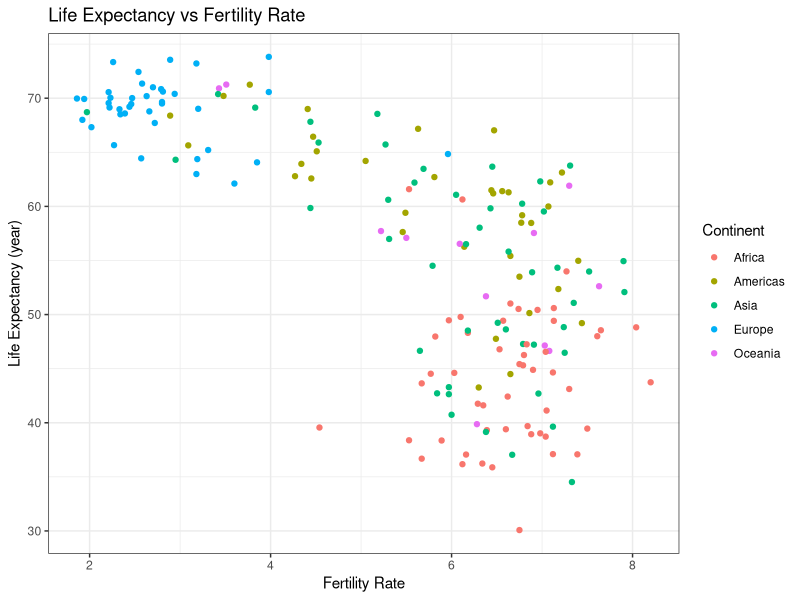
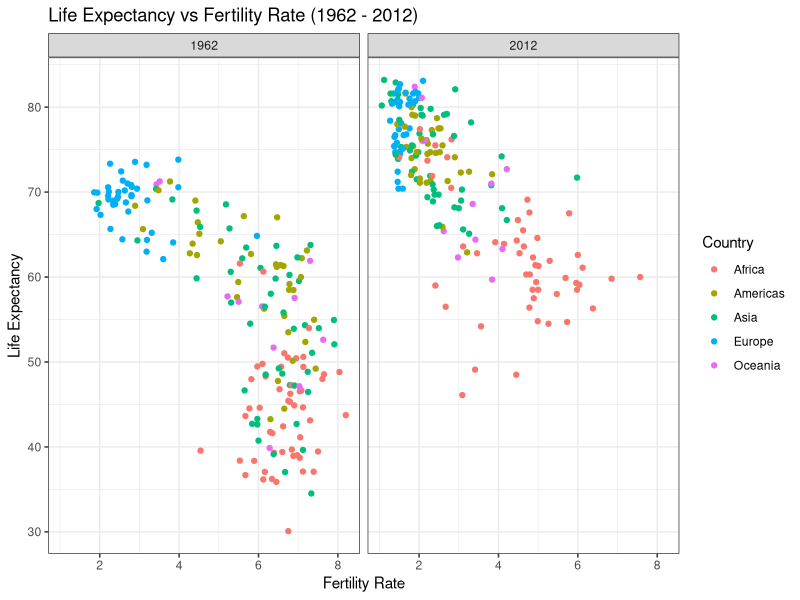
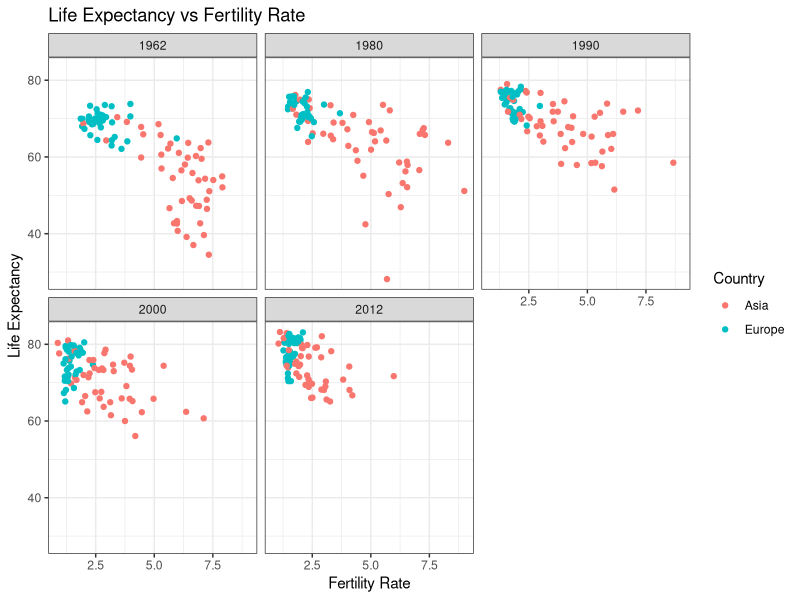
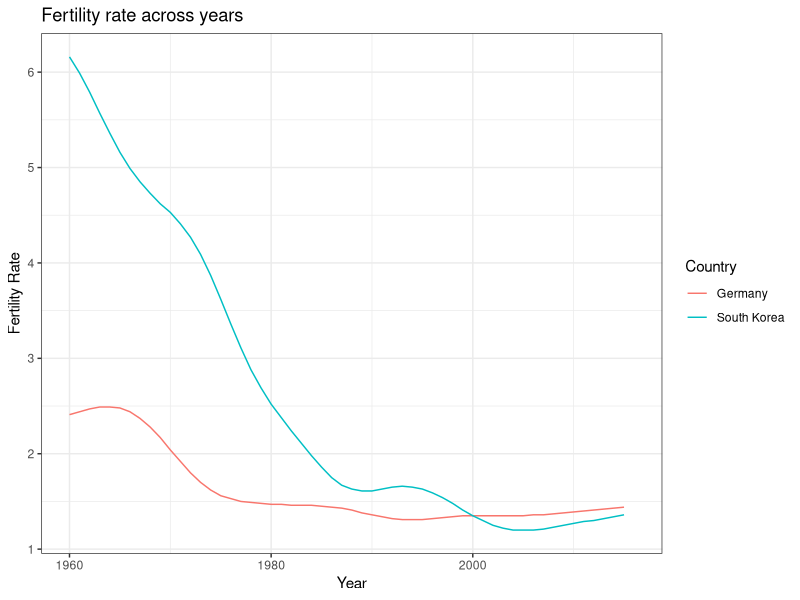
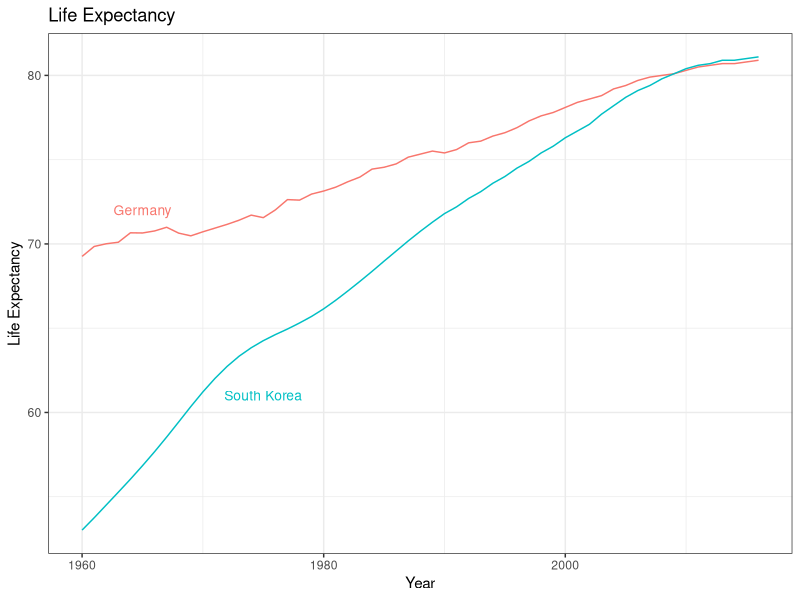
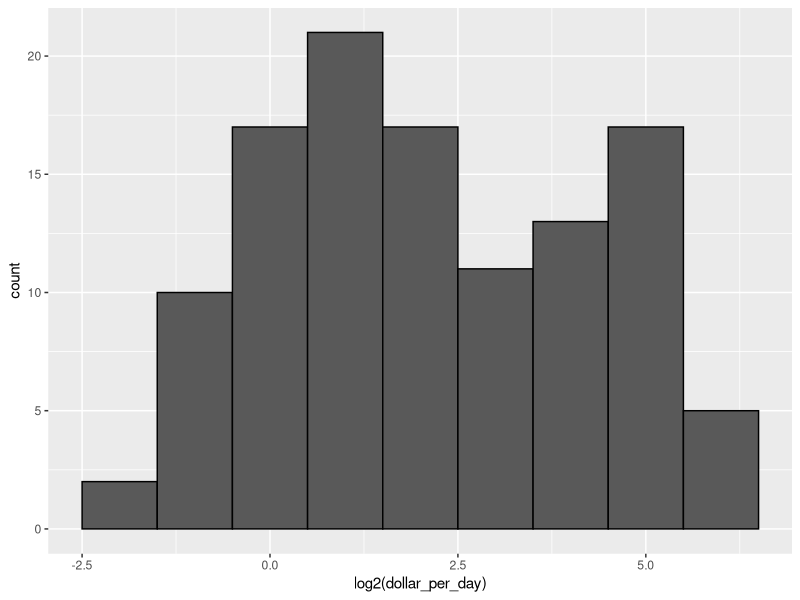
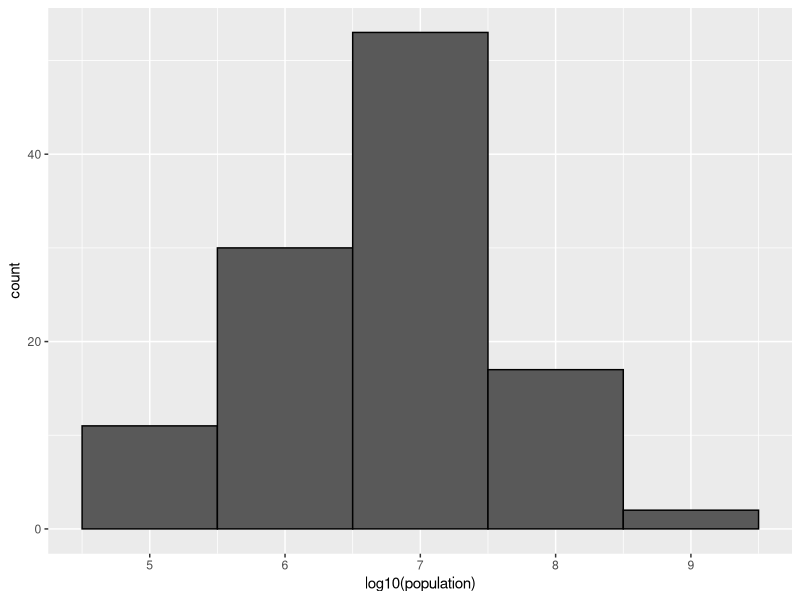
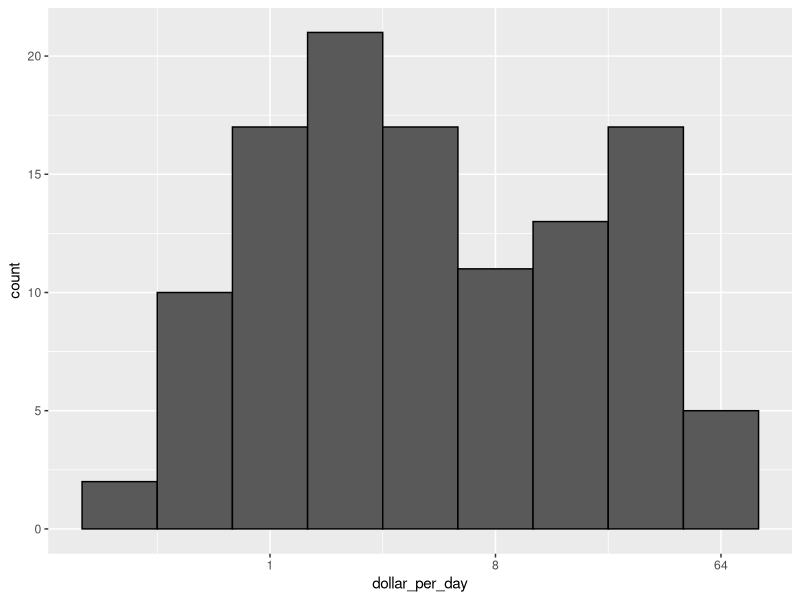

The R script that drew these images, in order:
library(dslabs)
library(tidyverse)

# 1. Gapminder dataset ====

data("gapminder")
table(gapminder$region)

countries <- list(c("Sri Lanka", "Turkey"), 
                  c("Poland", "South Korea"), 
                  c("Malaysia", "Russia"), 
                  c("Pakistan", "Vietnam"), 
                  c("Thailand", "South Africa"))

countries_pair <- function(countries) {
  gapminder %>% filter(year == 2015 & country %in% countries) %>% 
    select(country, infant_mortality)
}

lapply(countries, countries_pair)

# 2. Life expectancy vs Fertility Rate ====

gapminder %>% 
  filter(year == 1962) %>% 
  ggplot(mapping = aes(x = fertility, 
                       y = life_expectancy, 
                       col = continent)) +
  geom_point() + 
  labs(title = "Life Expectancy vs Fertility Rate", 
       x = "Fertility Rate", 
       y = "Life Expectancy (year)") + 
  scale_color_discrete(name = "Continent") +
  theme_bw()

# 3. Faceting ====
 
  # facet_grip(): plots in the same row, one or two variables
gapminder %>% 
  filter(year %in% c(1962, 2012)) %>% 
  ggplot(mapping = aes(x = fertility, 
                       y = life_expectancy, 
                       col = continent)) +
    geom_point() +
    labs(title = "Life Expectancy vs Fertility Rate (1962 - 2012)",
         x = "Fertility Rate",
         y = "Life Expectancy") +
    scale_color_discrete(name = "Country") + 
    facet_grid(.~ year) + # facet_grid(country ~ year) Use one or two variables to classification
    theme_bw()

  # facet_wrap(): plots by rows and columns, 2d sequence of panels, especially for one variable
years <- c(1962, 1980, 1990, 2000, 2012)
continents <- c("Europe", "Asia")

gapminder %>% 
  filter(year %in% years & continent %in% continents) %>% 
  ggplot(mapping = aes(x = fertility,
                       y = life_expectancy, 
                       col = continent)) +
    geom_point() +
    labs(title = "Life Expectancy vs Fertility Rate",
         x = "Fertility Rate",
         y = "Life Expectancy") +
    scale_color_discrete(name = "Country") + 
    facet_wrap(~ year) +
    theme_bw()

# 4. Time Series Plots ====

gapminder %>% 
  filter(country %in% c("South Korea", "Germany")) %>% 
  ggplot(mapping = aes(x = year,
                       y = fertility,
                       col = country)) +
    # geom_point() + 
    geom_line() + 
    labs(title = "Fertility rate across years",
         x = "Year",
         y = "Fertility Rate") + 
    scale_color_discrete(name = "Country") +
    theme_bw()

  # Adding labels instead legends 

labels <- data.frame(country = c("South Korea", "Germany"), 
                     x = c(1975, 1965), 
                     y = c(61, 72))

gapminder %>% 
  filter(country %in% c("South Korea", "Germany")) %>% 
    ggplot(mapping = aes(x = year,
                         y = life_expectancy,
                         col = country)) +
    # geom_point() + 
    geom_line() + 
    labs(title = "Life Expectancy",
         x = "Year",
         y = "Life Expectancy") + 
    geom_text(data = labels, 
              mapping = aes(x = x, 
                            y = y, 
                            label = country), 
              size = 3.5) +
    theme_bw() + 
    theme(legend.position = "none")

# 5. Transformations, Log transformations ====

gapminder <- gapminder %>% 
  mutate(dollar_per_day = gdp/population/365)

gapminder %>% 
  filter(year == 1970, 
         !is.na(dollar_per_day)) %>% 
  ggplot(mapping = aes(x = log2(dollar_per_day))) + 
    geom_histogram(binwidth = 1, 
                   col = "black")

# Using base 2 for example, means that every time a value doubles,
# the log transformation increases by one. The variable scale ranges between few units, example from one to fifty.

# ¿How we choose the base? Depends on the variable scale. In general, we do not recommend using the natural log
# for data exploration and visualization because it's no easy to calculate.

# In base 10, this turns to a range that includes very few integers. The variable scale ranges between thousands to millions.

gapminder %>% 
  filter(year == 1970, 
         !is.na(dollar_per_day)) %>% 
    ggplot(mapping = aes(x = log10(population))) + 
    geom_histogram(binwidth = 1, 
                   col = "black")

# If we log the data, we can more easily interpret intermediate values in the scale.

gapminder %>% 
  filter(year == 1970, 
         !is.na(dollar_per_day)) %>% 
  ggplot(mapping = aes(x =  dollar_per_day)) + 
  geom_histogram(binwidth = 1, 
                 col = "black") + 
  scale_x_continuous(trans = "log2")

# There are other transformations available through the trans argument. 
# As we learn later on, the square root (sqrt) transformation is useful when considering counts. 
# The logistic transformation (logit) is useful when plotting proportions between 0 and 1. 
# The reverse transformation is useful when we want smaller values to be on the right or on top.

# 6. Stratify and Boxplot ====

length(levels(gapminder$region))

gapminder %>% 
  filter(year == 1970, 
         !is.na(gdp)) %>% 
  ggplot(mapping = aes(x = region, 
                       y = dollar_per_day)) +
    geom_boxplot() + 
    labs(x = "Region",
         y = "Dollars per Day") + 
    theme_bw() +
    theme(axis.text.x = element_text(angle = 90, 
                                     hjust = 1)) # Change from horizontal to vertical text in the x axis tags

# reorder() function lets change the order of levels of a factor variable based on a summary computed on a numeric vector

fact <- factor(c("Asia", "Asia", rep("West", 3)))
levels(fact) # By default, factor organize alphabetically
value <- c(10:12, 6, 4)

fact <- reorder(x = fact, 
                X = value, 
                FUN = mean)
levels(fact)

# Reorder the regions by their median income level

gapminder %>% 
  filter(year == 1970) %>% 
  drop_na(gdp) %>% 
  mutate(region = reorder(region, 
                          dollar_per_day, 
                          median)) %>% 
  ggplot(mapping = aes(x = region, 
                       y = dollar_per_day, 
                       fill = continent)) + 
    geom_boxplot() + 
    scale_fill_discrete(name = "Continent") + # Change the legend title and the order of levels
    labs(x = "Region", 
         y = "Dollar per Day") +
    theme_bw() + 
    theme(axis.text.x = element_text(angle = 90,
                                     hjust = 1))

# Changing the axis x scale for better understanding

gapminder %>% 
  filter(year == 1970) %>% 
  drop_na(gdp) %>% 
  mutate(region = reorder(region, 
                          dollar_per_day, 
                          FUN = median)) %>% 
  ggplot(mapping = aes(x = region, 
                       y = dollar_per_day, 
                       fill = continent)) + 
    geom_boxplot() + 
    geom_jitter(show.legend = FALSE, 
                alpha = 0.2) + 
    labs(x = "Region", 
         y = "Income: Dollar per Day") +
    scale_fill_discrete(name = "Continent") +
    scale_y_continuous(trans = "log2") + 
    theme_bw() +
    theme(axis.text.x = element_text(angle = 90, 
                                     hjust = 1))


# 7. Comparing Distributions ====

west <- c("Western Europe", 
          "Northern Europe", 
          "Southern Europe", 
          "Northern America", 
          "Australia and New Zealand")

gapminder %>% 
  filter(year %in% c(1970, 2010)) %>% 
  drop_na(gdp) %>% 
  mutate(group = ifelse(region %in% west,
                        yes =  "West", 
                        no = "Developing")) %>% 
  ggplot(mapping = aes(x = dollar_per_day, 
                       fill = group)) + 
    geom_histogram(binwidth = 1,
                   color = "black") +
    labs(x = "Income: dollars/day",
         y = "Frequency") + 
    scale_x_continuous(trans = "log2") + 
    facet_grid(year ~ group) + 
    theme_bw() + 
    theme(legend.position = "none")

# Select countries with information for both 1970 and 2010

country_list_1 <- gapminder %>% 
  filter(year == 1970,
         !is.na(gdp)) %>% 
  pull(country)

country_list_2 <- gapminder %>% 
  filter(year ==  2010) %>% 
  drop_na(gdp) %>% 
  .$country

country_list <- intersect(country_list_1, country_list_2)

# Comparison alternative 1

gapminder %>% 
  filter(year %in% c(1970, 2010),
         country %in% country_list) %>% 
  drop_na(gdp) %>% 
  mutate(group = ifelse(region %in% west, 
                        yes = "West", 
                        no = "Developin")) %>% 
  ggplot(mapping = aes(x = dollar_per_day,
                       fill = group)) +
    geom_histogram(binwidth = 1, 
                   color = "black") +
    labs(x = "Income: dollars/day", 
         y = "Frequency") + 
    scale_x_continuous(trans = "log2") + 
    facet_grid(year ~ group) + 
    theme_bw() + 
    theme(legend.position = "none")

gapminder %>% 
  filter(year %in% c(1970, 2010), 
         country %in% country_list) %>% 
  drop_na(gdp) %>% 
  mutate(region = reorder(region, 
                          dollar_per_day, 
                          FUN = median)) %>% 
  ggplot(mapping = aes(x = region, 
                       y = dollar_per_day,
                       fill = continent)) +
    geom_boxplot() + 
    scale_fill_discrete(name = "Continent") + 
    labs(x = "Region", 
         y = "Income: dollar/day") +
    scale_y_continuous(trans = "log2") + 
    theme_bw() + 
    theme(axis.text.x = element_text(hjust = 1, 
                                     angle = 90)) +
    facet_grid(year ~ ., 
               scales = "free")

# Comparison alternative 2

gapminder %>% 
  filter(year %in% c(1970, 2010), 
         country %in% country_list) %>% 
  drop_na(gdp) %>% 
  mutate(region = reorder(region, 
                          dollar_per_day, 
                          FUN = median)) %>% 
  ggplot(mapping = aes(x = region, 
                       y = dollar_per_day,
                       fill = factor(year))) +
    geom_boxplot() + 
    scale_fill_discrete(name = "Year") + 
    labs(x = "Region", 
         y = "Income: dollar/day") +
    scale_y_continuous(trans = "log2") + 
    theme_bw() + 
    theme(axis.text.x = element_text(hjust = 1, 
                                     angle = 90)) 

# 8. Density Plots ====

# Density plot

gapminder %>% 
  filter(year %in% c(1970, 2010), 
         country %in% country_list) %>% 
  drop_na(gdp) %>% 
  ggplot(mapping = aes(x = dollar_per_day)) +
    geom_density(fill = "gray") + 
    labs(x = "Income: dollars/day",
         y = "Density") + 
    scale_x_continuous(trans = "log2") + 
    facet_grid(year ~ .) + 
    theme_bw()

# Counting the number of countries in each group

gapminder %>% 
  filter(year == 1970,
         country %in% country_list) %>% 
  mutate(group = ifelse(region %in% west,
                        yes = "West", 
                        no = "Developing")) %>% 
  group_by(group) %>% 
  summarize(n = n()) %>% 
  knitr::kable()

# Overlapping groups in the density plot

gapminder %>% 
  filter(year %in% c(1970, 2010),
         country %in% country_list) %>% 
  drop_na(gdp) %>% 
  mutate(group = ifelse(region %in% west,
                        yes = "West", 
                        no = "Developing")) %>% 
  ggplot(mapping = aes(x = dollar_per_day, 
                       fill = group)) + 
    geom_density(alpha = 0.5) + 
    labs(x = "Income: dollar/day", 
         y = "Density") +
    scale_x_continuous(trans = "log2") +
    theme_bw() + 
    facet_grid(year ~ .)

# Correcting density plot due the difference between groups size

gapminder %>% 
  filter(year %in% c(1970, 2010), 
         country %in% country_list) %>% 
  drop_na(gdp) %>% 
  mutate(group = ifelse(region %in% west,
                        yes = "West", 
                        no = "Developing")) %>% 
  ggplot(mapping = aes(x = dollar_per_day, 
                       y = ..count.., 
                       fill = group)) + 
    geom_density(alpha = 0.5, 
                 bw = 0.75) + 
    labs(x = "Income: dollars/day", 
         y = "Density") + 
    scale_fill_discrete(name = "Group") +
    scale_x_continuous(trans = "log2") +
    facet_grid(year ~ .) + 
    theme_bw()

# case_when function 

gapminder <- gapminder %>% 
  mutate(group = case_when(.$region %in% west ~ "West",
                           .$region %in% c("Eastern Asia", "South-Eastern Asia") ~ "East Asia", 
                           .$region %in% c("Caribbean", "Central America", "South America") ~ "Latin America",
                           .$continent == "Africa" & .$region != "Northern Africa" ~ "Sub-Sahara Africa", 
                           TRUE ~ "Others"))

gapminder <- gapminder %>% 
  mutate(Group = factor(group, 
                        levels = c("Others", 
                                   "Latin America", 
                                   "East Asia", 
                                   "Sub-Sahara Africa", 
                                   "West"))) 

gapminder %>% 
  filter(year %in% c(1970, 2010), 
         country %in% country_list, 
         !is.na(gdp)) %>% 
  ggplot(mapping = aes(x = dollar_per_day, 
                       y = ..count.., 
                       fill = Group, 
                       col = Group)) +
    geom_density(alpha = 0.2, 
                 bw = 0.75, 
                 lwd = 0.2, # new
                 show.legend = T, 
                 position = "stack") + # new
    scale_x_continuous(trans = "log2") +
    # scale_color_discrete(name = "Group") +
    labs(x = "Income: Dollars/Day", 
         y = "Count") +
    facet_grid(year ~ .) +
    theme_bw()

# weight argument

gapminder %>% 
  filter(year %in% c(1970, 2010), 
         country %in% country_list, 
         !is.na(gdp)) %>% 
  group_by(year) %>% 
  mutate(weight = population/sum(population)*2) %>% 
  ungroup() %>% 
  ggplot(mapping = aes(x = dollar_per_day, 
                       #y = ..count.., 
                       fill = Group, 
                       col = Group, 
                       weight = weight)) + # new
    geom_density(alpha = 0.2, 
                 bw = 0.75, 
                 lwd = 0.2,
                 show.legend = T, 
                 position = "stack") +
    scale_x_continuous(trans = "log2") +
    # scale_color_discrete(name = "Group") +
    labs(x = "Income: Dollars/Day", 
         y = "Count") +
    facet_grid(year ~ .) +
    theme_bw()

# 9. Ecological Fallacy ====

gapminder <- gapminder %>% 
  mutate(group = case_when(.$region %in% west ~ "The West", 
                           .$region %in% "Northern Africa" ~ "Northern Africa", 
                           .$region %in% c("Eastern Asia", "South-Eastern Asia") ~ "East Asia",
                           .$region == "Southern Asia" ~ "Southern Asia", 
                           .$region %in% c("Caribbean", "Central America", "South America") ~ "Latin America",
                           .$continent == "Africa" & .$region != "Northern Africa" ~ "Sub-Sahara Africa",
                           .$region %in% c("Melanesia", "Micronesia", "Polynesia") ~ "Pacific Islands"))

surv_income <- gapminder %>% 
  filter(year == 2010) %>% 
  drop_na(gdp, infant_mortality, group) %>% 
  group_by(group) %>% 
  summarize(income = sum(gdp)/sum(population)/365, 
            infant_survival_rate = 1-sum(infant_mortality/1000*population)/sum(population)) %>% 
  arrange(income)

surv_income %>% 
  ggplot(mapping = aes(x = income, 
                       y = infant_survival_rate, 
                       label = group, 
                       col = group)) +
    geom_point(show.legend = F) + 
    geom_label(nudge_x = 0.5, 
               size = 3,
               show.legend = F) + 
    scale_x_continuous(trans = "log2", 
                       limits = c(0.25, 150)) + # new
    scale_y_continuous(trans = "logit", # odd concept
                       limits = c(0.875, 0.9981), 
                       breaks = c(0.85, 0.90, 0.95, 0.998)) + # new
    labs(x = "Income", 
         y = "Infant Survival Rate") +
    theme_bw()

gapminder <- gapminder %>%
  mutate(infant_survival_rate = 1-infant_mortality/1000*population/population)

gapminder %>% 
  filter(year == 2010) %>%
  drop_na(dollar_per_day, infant_survival_rate, group)  %>%  
  ggplot(mapping = aes(x = dollar_per_day,
                       y = infant_survival_rate, 
                       color = group, 
                       label = country)) +
    geom_point(size = 2, 
               alpha = 0.4) + 
    geom_text(data = filter(gapminder, gapminder$country %in% c("Singapore", "Sweden", 
                                                                "United Staets", "Chile", 
                                                                "Colombia", "Mauritius", 
                                                                "Tunisia", "Serbia", 
                                                                "Bolivia", "Botswana", 
                                                                "Angola", "Sudan",
                                                                "Cambodia", "Sierra Leone",
                                                                "Haiti"), 
                                       year == 2010) %>% 
                     select(country, dollar_per_day, infant_survival_rate, group),
              show.legend = F, 
              size = 3, 
              nudge_x = 0.2) + 
    scale_color_discrete(name = "Group") +
    scale_x_continuous(trans = "log2", 
                       limits = c(0.25, 150)) +
    scale_y_continuous(trans = "logit", 
                       limits = c(0.875, 0.9981), 
                       breaks = c(0.85, 0.90, 0.95, 0.998)) +
    labs(x = "Income", 
         y = "Infant Survival Rate") +
    theme_bw()
